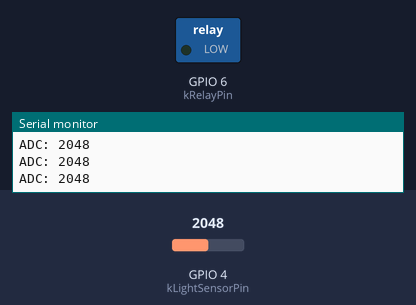
This program was run on a simulated ESP32-S3. On the bench: switched loads named in the program (green lamp = pin HIGH), the last lines printed to the serial monitor. The test bench sets the inputs (shaded band); at power-on: GPIO 4 (kLightSensorPin) = 2048 (analog values on the 0–4095 scale). EEPROM starts erased; nothing arrives over Bluetooth unless stated; a phone connects over Bluetooth LE 3 s after start.

Above: at 1.2 s.
1.3 s: GPIO 4 (kLightSensorPin) set to 1530
4.3 s: GPIO 4 (kLightSensorPin) set to 1461
At 5.7 s:
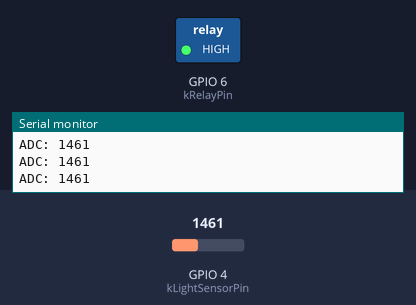
Timing chart, 0 to 7.3 s (numbered marks = the images above; inputs shaded):
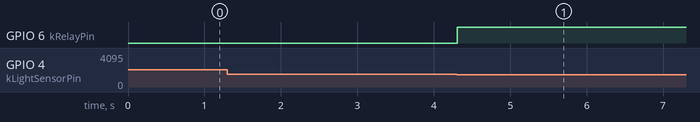

The program:

main.cpp
```cpp
#include <Arduino.h>

#include "twilight_ble.h"

constexpr uint8_t kLightSensorPin = 4;
constexpr uint8_t kRelayPin = 6;

constexpr TwilightBle::Thresholds kDefaultThresholds = {1500, 3500};

constexpr uint32_t kSampleIntervalMs = 100;

bool relayIsOn = false;

static_assert(kDefaultThresholds.dark < kDefaultThresholds.light);

void setRelay(bool turnOn) {
    if (relayIsOn == turnOn) {
        return;
    }

    relayIsOn = turnOn;
    digitalWrite(kRelayPin, turnOn ? HIGH : LOW);
    TwilightBle::updateRelayState(turnOn);
    Serial.printf("Relay %s\n", turnOn ? "ON" : "OFF");
}

void updateRelay(uint16_t adcValue) {
    switch (TwilightBle::relayMode()) {
        case TwilightBle::RelayMode::on:
            setRelay(true);
            return;
        case TwilightBle::RelayMode::off:
            setRelay(false);
            return;
        case TwilightBle::RelayMode::automatic:
            break;
    }

    const TwilightBle::Thresholds thresholds = TwilightBle::thresholds();

    if (adcValue < thresholds.dark) {
        setRelay(true);
    } else if (adcValue > thresholds.light) {
        setRelay(false);
    }
}

void setup() {
    Serial.begin(115200);

    analogReadResolution(12);

    digitalWrite(kRelayPin, LOW);
    pinMode(kRelayPin, OUTPUT);

    TwilightBle::begin(kDefaultThresholds);
}

void loop() {
    const uint16_t adcValue = analogRead(kLightSensorPin);

    Serial.printf("ADC: %u\n", adcValue);
    updateRelay(adcValue);

    delay(kSampleIntervalMs);
}
```

twilight_ble.h
```cpp
#pragma once

#include <cstdint>

namespace TwilightBle {

struct Thresholds {
    uint16_t dark;
    uint16_t light;
};

enum class RelayMode : uint8_t {
    automatic,
    on,
    off,
};

void begin(Thresholds defaultThresholds);
Thresholds thresholds();
RelayMode relayMode();
void updateRelayState(bool isOn);

}  // namespace TwilightBle
```

twilight_ble.cpp
```cpp
#include "twilight_ble.h"

#include <Arduino.h>
#include <BLEDevice.h>
#include <BLE2902.h>
#include <BLEServer.h>
#include <BLEUtils.h>
#include <Preferences.h>
#include <cstdlib>

namespace {

constexpr char kDeviceName[] = "Twilight Switch";
constexpr char kServiceUuid[] = "5f7d1001-6f5b-4f33-9d9b-2a6d49f91a10";
constexpr char kThresholdsCharacteristicUuid[] = "5f7d1002-6f5b-4f33-9d9b-2a6d49f91a10";
constexpr char kRelayModeCharacteristicUuid[] = "5f7d1003-6f5b-4f33-9d9b-2a6d49f91a10";
constexpr char kRelayStateCharacteristicUuid[] = "5f7d1004-6f5b-4f33-9d9b-2a6d49f91a10";
constexpr uint16_t kMaximumAdcValue = 4095;

portMUX_TYPE thresholdsMutex = portMUX_INITIALIZER_UNLOCKED;
portMUX_TYPE relayModeMutex = portMUX_INITIALIZER_UNLOCKED;
TwilightBle::Thresholds currentThresholds = {0, 0};
TwilightBle::RelayMode currentRelayMode = TwilightBle::RelayMode::automatic;
Preferences preferences;
bool preferencesAreAvailable = false;
BLECharacteristic* relayStateCharacteristic = nullptr;
volatile bool clientIsConnected = false;

bool thresholdsAreValid(TwilightBle::Thresholds thresholds) {
    return thresholds.dark < thresholds.light && thresholds.light <= kMaximumAdcValue;
}

TwilightBle::Thresholds thresholdSnapshot() {
    portENTER_CRITICAL(&thresholdsMutex);
    const TwilightBle::Thresholds snapshot = currentThresholds;
    portEXIT_CRITICAL(&thresholdsMutex);
    return snapshot;
}

void updateThresholds(TwilightBle::Thresholds thresholds, bool persist) {
    portENTER_CRITICAL(&thresholdsMutex);
    currentThresholds = thresholds;
    portEXIT_CRITICAL(&thresholdsMutex);

    if (persist && preferencesAreAvailable) {
        preferences.putUShort("dark", thresholds.dark);
        preferences.putUShort("light", thresholds.light);
    }
}

TwilightBle::RelayMode relayModeSnapshot() {
    portENTER_CRITICAL(&relayModeMutex);
    const TwilightBle::RelayMode snapshot = currentRelayMode;
    portEXIT_CRITICAL(&relayModeMutex);
    return snapshot;
}

void updateRelayMode(TwilightBle::RelayMode mode) {
    portENTER_CRITICAL(&relayModeMutex);
    currentRelayMode = mode;
    portEXIT_CRITICAL(&relayModeMutex);
}

const char* relayModeValue(TwilightBle::RelayMode mode) {
    switch (mode) {
        case TwilightBle::RelayMode::automatic:
            return "automatic";
        case TwilightBle::RelayMode::on:
            return "on";
        case TwilightBle::RelayMode::off:
            return "off";
    }
    return "automatic";
}

bool parseRelayMode(String value, TwilightBle::RelayMode* result) {
    value.trim();
    value.toLowerCase();
    if (value == "automatic") {
        *result = TwilightBle::RelayMode::automatic;
    } else if (value == "on") {
        *result = TwilightBle::RelayMode::on;
    } else if (value == "off") {
        *result = TwilightBle::RelayMode::off;
    } else {
        return false;
    }
    return true;
}

void setCharacteristicValue(
    BLECharacteristic* characteristic,
    TwilightBle::Thresholds thresholds
) {
    char value[16];
    snprintf(value, sizeof(value), "%u,%u", thresholds.dark, thresholds.light);
    characteristic->setValue(value);
}

bool parseNumber(String text, uint16_t* result) {
    text.trim();
    if (text.isEmpty()) {
        return false;
    }

    char* end = nullptr;
    const unsigned long value = strtoul(text.c_str(), &end, 10);
    if (*end != '\0' || value > kMaximumAdcValue) {
        return false;
    }

    *result = static_cast<uint16_t>(value);
    return true;
}

bool parseThresholds(String value, TwilightBle::Thresholds* result) {
    value.trim();
    const int commaIndex = value.indexOf(',');
    if (commaIndex <= 0 || value.indexOf(',', commaIndex + 1) >= 0) {
        return false;
    }

    TwilightBle::Thresholds parsed = {0, 0};
    if (!parseNumber(value.substring(0, commaIndex), &parsed.dark)
        || !parseNumber(value.substring(commaIndex + 1), &parsed.light)
        || !thresholdsAreValid(parsed)) {
        return false;
    }

    *result = parsed;
    return true;
}

class ThresholdsCharacteristicCallbacks : public BLECharacteristicCallbacks {
    void onWrite(BLECharacteristic* characteristic) override {
        const String value = characteristic->getValue().c_str();
        TwilightBle::Thresholds parsed = {0, 0};

        if (!parseThresholds(value, &parsed)) {
            Serial.printf("Rejected BLE thresholds: %s\n", value.c_str());
            setCharacteristicValue(characteristic, thresholdSnapshot());
            return;
        }

        updateThresholds(parsed, true);
        setCharacteristicValue(characteristic, parsed);
        Serial.printf(
            "BLE thresholds updated: dark=%u, light=%u\n",
            parsed.dark,
            parsed.light
        );
    }
};

class RelayModeCharacteristicCallbacks : public BLECharacteristicCallbacks {
    void onWrite(BLECharacteristic* characteristic) override {
        const String value = characteristic->getValue().c_str();
        TwilightBle::RelayMode mode = TwilightBle::RelayMode::automatic;

        if (!parseRelayMode(value, &mode)) {
            Serial.printf("Rejected BLE relay mode: %s\n", value.c_str());
            characteristic->setValue(relayModeValue(relayModeSnapshot()));
            return;
        }

        updateRelayMode(mode);
        characteristic->setValue(relayModeValue(mode));
        Serial.printf("BLE relay mode updated: %s\n", relayModeValue(mode));
    }
};

class ServerCallbacks : public BLEServerCallbacks {
    void onConnect(BLEServer*) override {
        clientIsConnected = true;
        Serial.println("BLE client connected");
    }

    void onDisconnect(BLEServer*) override {
        clientIsConnected = false;
        Serial.println("BLE client disconnected");
        BLEDevice::startAdvertising();
    }
};

}  // namespace

namespace TwilightBle {

void begin(Thresholds defaultThresholds) {
    preferencesAreAvailable = preferences.begin("twilight", false);

    Thresholds initialThresholds = defaultThresholds;
    if (preferencesAreAvailable) {
        const Thresholds savedThresholds = {
            preferences.getUShort("dark", defaultThresholds.dark),
            preferences.getUShort("light", defaultThresholds.light),
        };
        if (thresholdsAreValid(savedThresholds)) {
            initialThresholds = savedThresholds;
        }
    }
    updateThresholds(initialThresholds, false);

    BLEDevice::init(kDeviceName);

    BLEServer* server = BLEDevice::createServer();
    server->setCallbacks(new ServerCallbacks());

    BLEService* service = server->createService(kServiceUuid);
    BLECharacteristic* thresholdsCharacteristic = service->createCharacteristic(
        kThresholdsCharacteristicUuid,
        BLECharacteristic::PROPERTY_READ | BLECharacteristic::PROPERTY_WRITE
    );

    setCharacteristicValue(thresholdsCharacteristic, initialThresholds);
    thresholdsCharacteristic->setCallbacks(new ThresholdsCharacteristicCallbacks());

    BLECharacteristic* relayModeCharacteristic = service->createCharacteristic(
        kRelayModeCharacteristicUuid,
        BLECharacteristic::PROPERTY_READ | BLECharacteristic::PROPERTY_WRITE
    );
    relayModeCharacteristic->setValue(relayModeValue(RelayMode::automatic));
    relayModeCharacteristic->setCallbacks(new RelayModeCharacteristicCallbacks());

    relayStateCharacteristic = service->createCharacteristic(
        kRelayStateCharacteristicUuid,
        BLECharacteristic::PROPERTY_READ | BLECharacteristic::PROPERTY_NOTIFY
    );
    relayStateCharacteristic->setValue("off");
    relayStateCharacteristic->addDescriptor(new BLE2902());

    service->start();

    BLEAdvertising* advertising = BLEDevice::getAdvertising();
    advertising->addServiceUUID(kServiceUuid);
    advertising->setScanResponse(true);
    BLEDevice::startAdvertising();

    Serial.printf("BLE advertising as \"%s\"\n", kDeviceName);
}

Thresholds thresholds() {
    return thresholdSnapshot();
}

RelayMode relayMode() {
    return relayModeSnapshot();
}

void updateRelayState(bool isOn) {
    if (relayStateCharacteristic == nullptr) {
        return;
    }

    relayStateCharacteristic->setValue(isOn ? "on" : "off");
    if (clientIsConnected) {
        relayStateCharacteristic->notify();
    }
}

}  // namespace TwilightBle
```

Measured:
- the behaviour switches between 1500 and 1499 on GPIO 4 (kLightSensorPin) (found by bisection; images 0 and 1)
- after the input at 4.3 s, GPIO 6 (kRelayPin): LOW → HIGH at once
